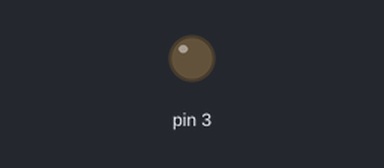
The sketch below on a simulated Arduino Uno, built with avr-gcc and run on an emulated ATmega328P. On the bench: output pins drawn as LEDs (lit = HIGH).

Above: at 0.05 s.
At 2.0 s:
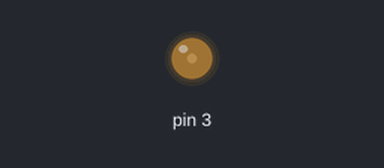
At 3.0 s:
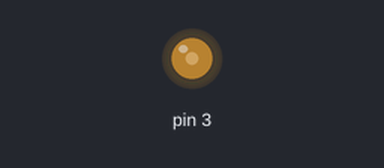
At 4.0 s:
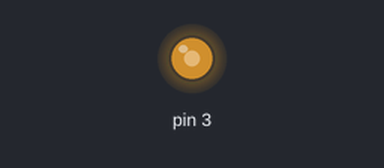
Timing chart, 0 to 5.2 s (numbered marks = the images above):
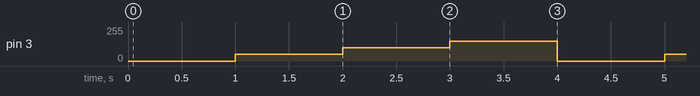

Measured:
- by itself, pin 3: repeats every 4.0 s: 100/255 1.0 s, 150/255 1.0 s, 0/255 1.0 s, 50/255 1.0 s

The sketch:

LED.ino
```cpp
void setup() {
  // put your setup code here, to run once:
  //3,6,9,10,11 can only use for analogwrite
  pinMode(3, OUTPUT);
}

void loop() {
  // put your main code here, to run repeatedly:
  analogWrite(3, 0);
  delay(1000);
  analogWrite(3, 50);
  delay(1000);
  analogWrite(3, 100);
  delay(1000);
  analogWrite(3, 150);
  delay(1000);
}
```
